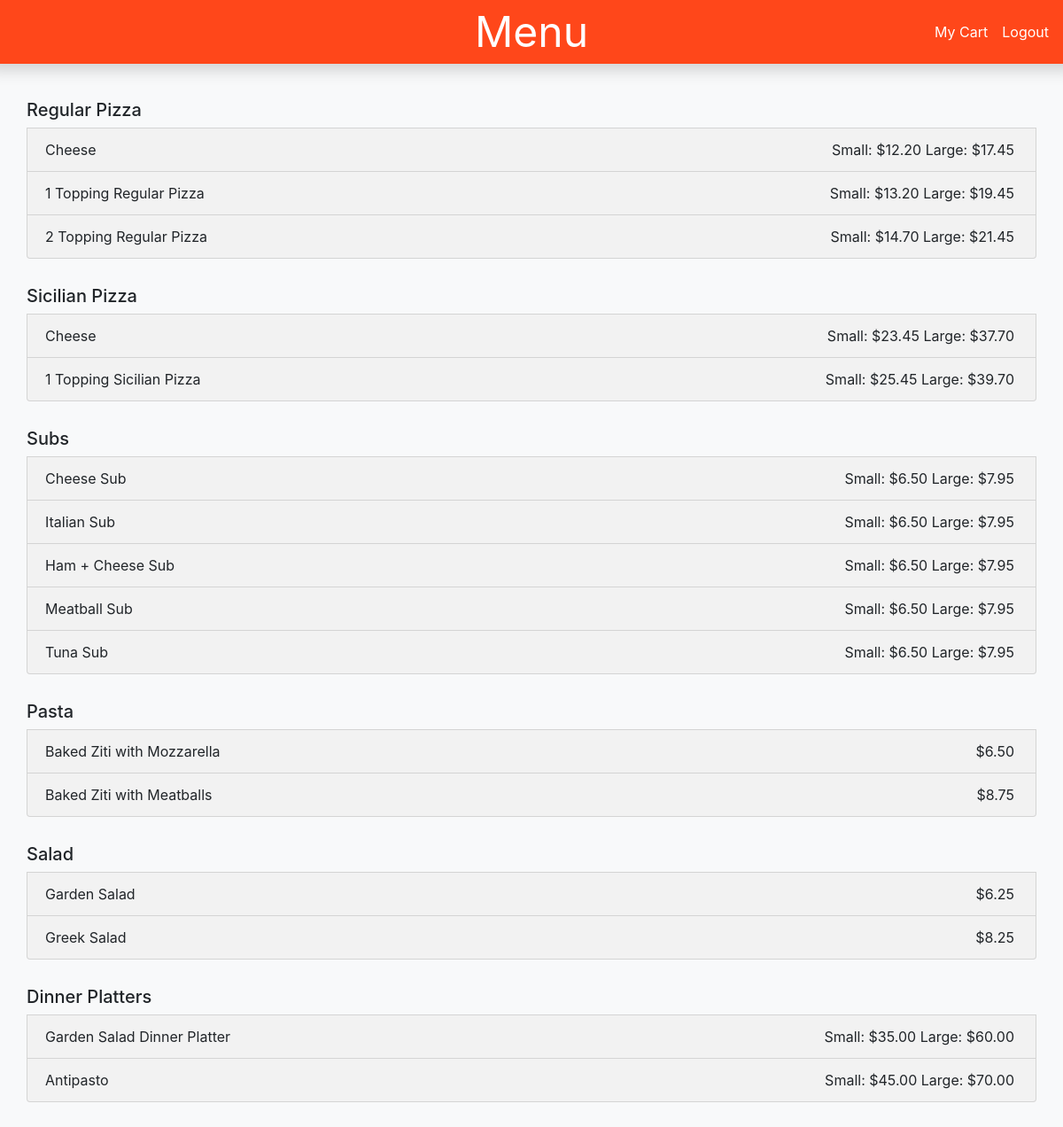
The page /menu on the database its author committed.
### orders/models.py (models this page shows, shortened)
class MenuItem(models.Model):
    ITEM_TYPES = (
        ('Regular Pizza', 'Regular Pizza'),
        ('Sicilian Pizza', 'Sicilian Pizza'),
        ('Sub', 'Sub'),
        ('Pasta', 'Pasta'),
        ('Salad', 'Salad'),
        ('Dinner Platter', 'Dinner Platter')
    )
    type = models.CharField(max_length=64, choices=ITEM_TYPES)
    name = models.CharField(max_length=64, blank=True)
    takesExtras = models.BooleanField()
    isOneSize = models.BooleanField()
    singleSizeCost = models.DecimalField(max_digits=4, decimal_places=2, blank=True, null=True)
    smallCost = models.DecimalField(max_digits=4, decimal_places=2, blank=True, null=True)
    largeCost = models.DecimalField(max_digits=4, decimal_places=2, blank=True, null=True)
    def __str__(self):
        if self.type in ("Regular Pizza", "Sicilian Pizza"):
            return self.pizza.__str__()
        else:
            return f"{self.name}"
    def extras_formatted(self):
        extras = [{"name": extra.name, "cost": extra.addedCost.__str__(), "has_cost": bool(extra.addedCost)} for extra in self.extras.all()]
        return json.dumps(extras);
    def price_formatted(self):
        if self.isOneSize:
            return self.singleSizeCost
        else:
            prices = {"small": self.smallCost.__str__(), "large": self.largeCost.__str__()}
            return json.dumps(prices)

class Pizza(MenuItem):
    numberToppings = models.IntegerField()
    def __str__(self):
        if self.numberToppings == 0:
            return f"Cheese"
        else:
            return f"{self.numberToppings} Topping {self.type}"

class MenuItem(models.Model):
    ITEM_TYPES = (
        ('Regular Pizza', 'Regular Pizza'),
        ('Sicilian Pizza', 'Sicilian Pizza'),
        ('Sub', 'Sub'),
        ('Pasta', 'Pasta'),
        ('Salad', 'Salad'),
        ('Dinner Platter', 'Dinner Platter')
    )
    type = models.CharField(max_length=64, choices=ITEM_TYPES)
    name = models.CharField(max_length=64, blank=True)
    takesExtras = models.BooleanField()
    isOneSize = models.BooleanField()
    singleSizeCost = models.DecimalField(max_digits=4, decimal_places=2, blank=True, null=True)
    smallCost = models.DecimalField(max_digits=4, decimal_places=2, blank=True, null=True)
    largeCost = models.DecimalField(max_digits=4, decimal_places=2, blank=True, null=True)
    def __str__(self):
        if self.type in ("Regular Pizza", "Sicilian Pizza"):
            return self.pizza.__str__()
        else:
            return f"{self.name}"
    def extras_formatted(self):
        extras = [{"name": extra.name, "cost": extra.addedCost.__str__(), "has_cost": bool(extra.addedCost)} for extra in self.extras.all()]
        return json.dumps(extras);
    def price_formatted(self):
        if self.isOneSize:
            return self.singleSizeCost
        else:
            prices = {"small": self.smallCost.__str__(), "large": self.largeCost.__str__()}
            return json.dumps(prices)

### orders/views.py (the view)
# urls.py: path("menu", views.menu, name="menu"),
def menu(request):
    menu = [
        ("Regular Pizza", Pizza.objects.filter(type="Regular Pizza").all()),
        ("Sicilian Pizza", Pizza.objects.filter(type="Sicilian Pizza").all()),
        ("Subs",MenuItem.objects.filter(type="Sub").all()),
        ("Pasta", MenuItem.objects.filter(type="Pasta").all()),
        ("Salad", MenuItem.objects.filter(type="Salad").all()),
        ("Dinner Platters", MenuItem.objects.filter(type="Dinner Platter").all())
    ]
    context = {
        "menu": menu
    }
    return render(request, "orders/menu.html", context)

### orders/templates/orders/menu.html (shortened to what this page needs)
{% extends "orders/base.html" %}
{% load static %}
{% block include %}
    <link rel="stylesheet" href="{% static 'orders/menu.css' %}"/>
{% endblock %}
{% block body %}
    <div id="vp" class="container">
        <div class="row flex-nowrap justify-content-between align-items-center fixed-top shadow" id="heading">
            <div class="col-4">
            </div>
            <div class="col-4 text-center">
                <p id="title">
                    Menu
                </p>
            </div>
            <div id="nav" class="col-4 d-flex justify-content-end align-items-center">
                <a class="mr-3" href="{% url 'cart' %}">
                    My Cart
                </a>
                <a class="mr-3" href="{% url 'logout' %}">
                    Logout
                </a>
            </div>
        </div>
        <div id="menu" class="row list-group">
            <div class="mb-2">
                {% for section in menu %}
                    <div class="section">
                        <h5 class="section-label">{{ section.0 }}</h5>
                        {% for item in section.1 %}
                            <a
                            class="list-group-item d-flex justify-content-between align-items-center menu-item"
                            data-name="{{ item.name }}"
                            data-pk="{{ item.pk }}"
                            data-takes-extras="{{ item.takesExtras }}"
                            data-extras="{{ item.extras_formatted }}"
                            data-is-one-size="{{ item.isOneSize }}"
                            data-number-toppings="{{ item.numberToppings }}"
                            data-price="{{ item.price_formatted }}"
                            >
                                <span>{{ item }}</span>
                                {% if item.isOneSize %}
                                    <span class="ml-auto mr-1">
                                        ${{ item.singleSizeCost }}
                                    </span>
                                {% else %}
                                    <span class="ml-auto mr-1">
                                        Small: ${{ item.smallCost }}
                                        Large: ${{ item.largeCost }}
                                    </span>
                                {% endif %}
                            </a>
                        {% endfor %}
                    </div>
                {% endfor %}
            </div>
        </div>
    </div>
{% endblock %}

### orders/templates/orders/base.html (shortened to what this page needs)
{% load static %}
<!DOCTYPE html>
<html>
    <head>
        <link rel="stylesheet" href="https://stackpath.bootstrapcdn.com/bootstrap/4.1.3/css/bootstrap.min.css">
        {% block include %}
        {% endblock %}
    </head>
    <body>
        {% block body %}
        {% endblock %}
    </body>
</html>

### orders/static/orders/menu.css (style rules this page uses)
body { background-color: #f8f9fa; }
#heading { background-color: #ff471a; color: white; }
#title { font-size: 3rem; margin-bottom: 0px; }
#nav > a { color: white; }
#menu { padding-top: 6rem; }
.section { margin-bottom: 30px; }
.section-label { margin-top: 1rem; }
.menu-item { background-color: #f2f2f2; }

### rows shown on the page
Pizza: numberToppings "Cheese", smallCost "12.20", largeCost "17.45"
Pizza: numberToppings.type "1 Topping Regular Pizza", smallCost "13.20", largeCost "19.45"
Pizza: numberToppings.type "2 Topping Regular Pizza", smallCost "14.70", largeCost "21.45"
Pizza: numberToppings "Cheese", smallCost "23.45", largeCost "37.70"
Pizza: numberToppings.type "1 Topping Sicilian Pizza", smallCost "25.45", largeCost "39.70"
MenuItem: type+name "Cheese Sub", smallCost "6.50", largeCost "7.95"
MenuItem: type+name "Italian Sub", smallCost "6.50", largeCost "7.95"
MenuItem: type+name "Ham + Cheese Sub", smallCost "6.50", largeCost "7.95"
MenuItem: type+name "Meatball Sub", smallCost "6.50", largeCost "7.95"
MenuItem: type+name "Tuna Sub", smallCost "6.50", largeCost "7.95"
MenuItem: type+name "Baked Ziti with Mozzarella", singleSizeCost "6.50"
MenuItem: type+name "Baked Ziti with Meatballs", singleSizeCost "8.75"
MenuItem: type+name "Garden Salad", singleSizeCost "6.25"
MenuItem: type+name "Greek Salad", singleSizeCost "8.25"
MenuItem: type+name "Garden Salad Dinner Platter", smallCost "35.00", largeCost "60.00"
MenuItem: type+name "Antipasto", smallCost "45.00", largeCost "70.00"

### other values the page prints
{{ section.0 }} "Regular Pizza" "Sicilian Pizza" "Subs" "Pasta" "Salad" "Dinner Platters"
